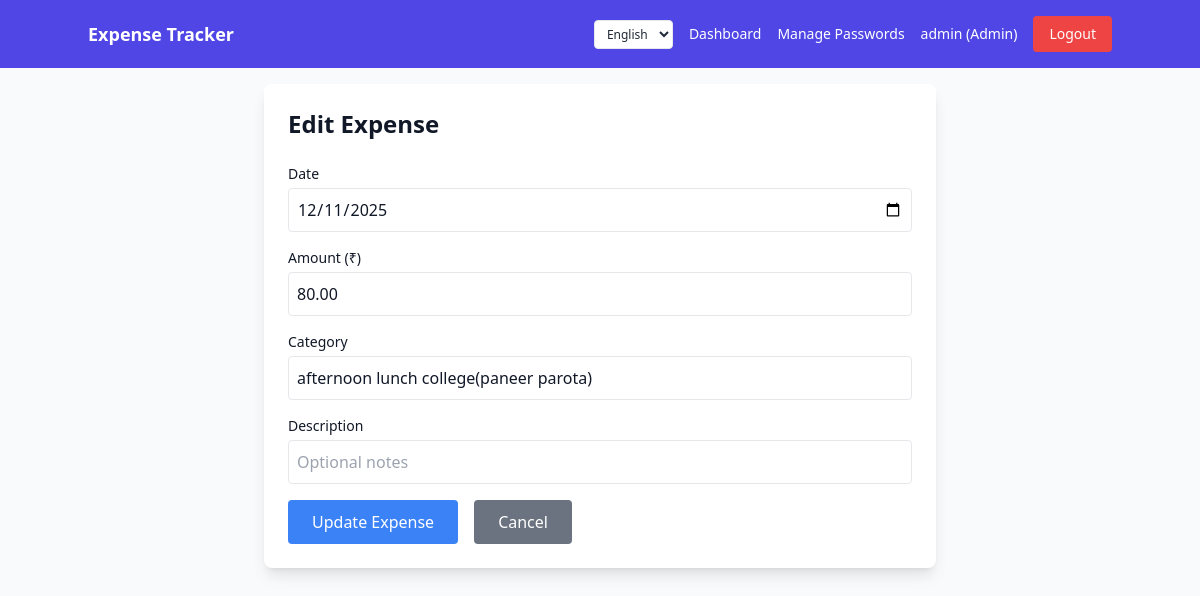
The app's page /expense/edit/4/ (signed in) with its own data.
### expenses/models.py (models this page shows, shortened)
class Expense(models.Model):
    date = models.DateField()
    amount = models.DecimalField(max_digits=10, decimal_places=2)
    category = models.CharField(max_length=100)
    description = models.TextField(blank=True)

### expenses/views.py (the view)
# urls.py: path("expense/edit/<int:expense_id>/", views.edit_expense, name="edit_expense"),
def edit_expense(request, expense_id):
    if not request.user.is_staff:
        messages.error(request, "You don't have permission to edit expenses.")
        return redirect("dashboard")
    expense = get_object_or_404(Expense, id=expense_id)
    if request.method == "POST":
        form = ExpenseForm(request.POST, instance=expense)
        if form.is_valid():
            form.save()
            messages.success(request, "Expense updated successfully!")
            return redirect("dashboard")
    else:
        form = ExpenseForm(instance=expense)
    context = {
        "form": form,
        "expense": expense,
        "is_edit": True,
    }
    return render(request, "edit_expense.html", context)

### expenses/forms.py
class ExpenseForm(forms.ModelForm):
    class Meta:
        model = Expense
        fields = ["date", "amount", "category", "description"]
        widgets = {
            "date": forms.DateInput(attrs={
                "type": "date",
                "class": "border rounded p-2 w-full text-base",
                "style": "min-height: 44px;",
            }),
            "amount": forms.NumberInput(attrs={
                "class": "border rounded p-2 w-full text-base",
                "step": "0.01",
                "placeholder": "0.00",
                "style": "min-height: 44px;",
                "inputmode": "decimal",
            }),
            "category": forms.TextInput(attrs={
                "class": "border rounded p-2 w-full text-base",
                "placeholder": "e.g., Food, Transport",
                "style": "min-height: 44px;",
                "list": "category-suggestions",
            }),
            "description": forms.TextInput(attrs={
                "class": "border rounded p-2 w-full text-base",
                "placeholder": "Optional notes",
                "style": "min-height: 44px;",
            }),
        }

### expenses/templates/edit_expense.html (shortened to what this page needs)
{% extends "base.html" %}
{% block content %}
<div class="max-w-2xl mx-auto px-3 sm:px-0">
  <div class="bg-white p-4 sm:p-6 rounded-lg shadow-lg">
    <h1 class="text-xl sm:text-2xl font-bold mb-4 sm:mb-6">Edit Expense</h1>
    <form method="post" class="space-y-4">
      <div>
        <label for="id_date" class="block text-sm font-medium mb-1">Date</label>
        {{ form.date }}
      </div>
      <div>
        <label for="id_amount" class="block text-sm font-medium mb-1">Amount (₹)</label>
        {{ form.amount }}
      </div>
      <div>
        <label for="id_category" class="block text-sm font-medium mb-1">Category</label>
        {{ form.category }}
      </div>
      <div>
        <label for="id_description" class="block text-sm font-medium mb-1">Description</label>
        {{ form.description }}
      </div>
      <div class="flex flex-col sm:flex-row gap-2 sm:gap-4">
        <button type="submit" class="bg-blue-500 hover:bg-blue-600 text-white font-medium py-2.5 px-6 rounded w-full sm:w-auto">
          Update Expense
        </button>
        <a href="{% url 'dashboard' %}" class="bg-gray-500 hover:bg-gray-600 text-white font-medium py-2.5 px-6 rounded text-center w-full sm:w-auto">
          Cancel
        </a>
      </div>
    </form>
  </div>
</div>
{% endblock %}

### expenses/templates/base.html (shortened to what this page needs)
<!DOCTYPE html>
<html lang="en">
  <head>
    <script src="https://cdn.tailwindcss.com"></script>
  </head>
  <body class="bg-gray-50 text-gray-900">
    <header class="bg-indigo-600 text-white p-3 sm:p-4">
      <div class="container mx-auto flex flex-col sm:flex-row items-start sm:items-center justify-between gap-3">
        <a href="/" class="font-semibold text-lg" data-lang-en="Expense Tracker" data-lang-kn="ಖರ್ಚು ಟ್ರ್ಯಾಕರ್">Expense Tracker</a>
        <nav class="flex items-center gap-2 sm:gap-4 flex-wrap">
          <select id="language-selector" onchange="changeLanguage(this.value)" class="bg-white text-gray-800 text-xs px-2 py-1 rounded border">
            <option value="en">English</option>
          </select>
          <a class="hover:underline text-sm" href="/" data-lang-en="Dashboard" data-lang-kn="ಡ್ಯಾಶ್‌ಬೋರ್ಡ್">Dashboard</a>
          {% if user.is_authenticated %}
            {% if user.is_staff %}
              <a class="hover:underline text-xs sm:text-sm" href="{% url 'manage_passwords' %}" data-lang-en="Manage Passwords" data-lang-kn="ಪಾಸ್‌ವರ್ಡ್ ನಿರ್ವಹಣೆ">Manage Passwords</a>
            {% endif %}
            <span class="text-xs sm:text-sm">{{ user.username }}{% if user.is_staff %} (<span data-lang-en="Admin" data-lang-kn="ನಿರ್ವಾಹಕ">Admin</span>){% endif %}</span>
            <a href="{% url 'logout' %}" class="bg-red-500 hover:bg-red-600 px-3 sm:px-4 py-1.5 sm:py-2 rounded text-xs sm:text-sm" data-lang-en="Logout" data-lang-kn="ಲಾಗ್ಔಟ್">Logout</a>
          {% elif request.session.view_access %}
            <a href="{% url 'logout' %}" class="bg-red-500 hover:bg-red-600 px-3 sm:px-4 py-1.5 sm:py-2 rounded text-xs sm:text-sm" data-lang-en="Logout" data-lang-kn="ಲಾಗ್ಔಟ್">Logout</a>
          {% else %}
            <a href="{% url 'login' %}" class="bg-green-500 hover:bg-green-600 px-3 sm:px-4 py-1.5 sm:py-2 rounded text-xs sm:text-sm" data-lang-en="Admin" data-lang-kn="ನಿರ್ವಾಹಕ">Admin</a>
          {% endif %}
        </nav>
      </div>
    </header>
    <main class="container mx-auto p-3 sm:p-4 max-w-7xl">
      {% block content %}{% endblock %}
    </main>
  </body>
</html>

### records on screen
Expense: date "12/11/2025", amount "80.00", category "afternoon lunch college(paneer parota)"

### other values on screen
{{ user.username }} "admin"
